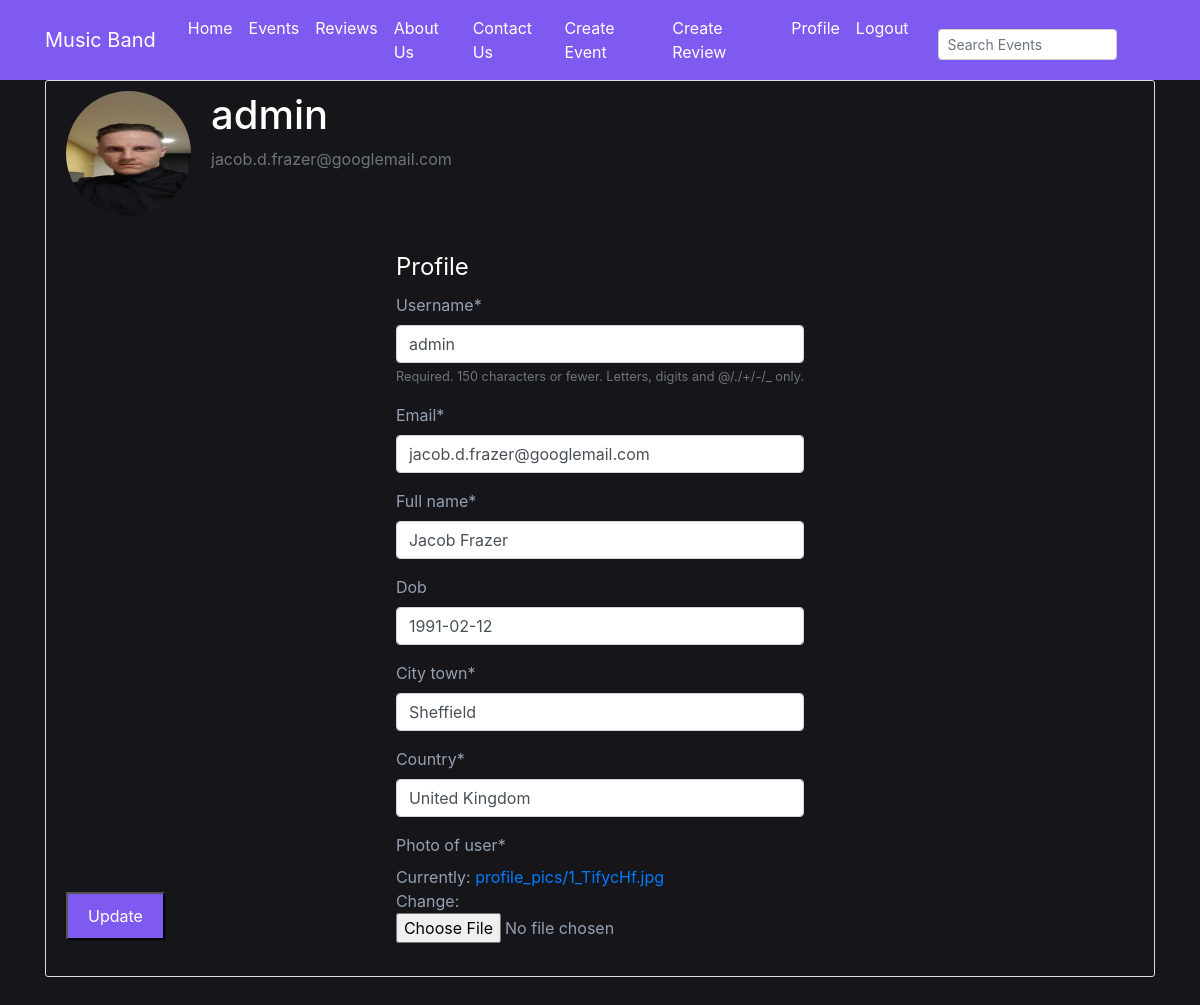
/profile/ (signed in), run on the app's committed database.
### users/models.py (models this page shows, shortened)
class Profile(models.Model):
    user = models.OneToOneField(User, on_delete=models.CASCADE) # OneToOneField used to link the user model to the profile model, if user is deleted the profile will be deleted too
    full_name = models.CharField(max_length=100, default='')
    dob = models.DateField(null=True, blank=True)
    city_town = models.CharField(max_length=100, default='')
    country = models.CharField(max_length=100, default='')
    photo_of_user = models.ImageField(default='default.jpg', upload_to='profile_pics') # uploads to /media/profile_pics or uses default.jpg if no image is uploaded

### users/views.py (the view)
# urls.py: path('profile/', user_views.profile, name='profile'), # maps the profile page to the profile view
@login_required #  login required decorator restricts access to the view to logged in users
def profile(request):
    if request.method == 'POST':
        user_update_form = UserUpdateForm(request.POST, instance=request.user)
        profile_update_form = ProfileUpdateForm(request.POST, request.FILES, instance=request.user.profile)
        if user_update_form.is_valid() and profile_update_form.is_valid(): # checks if the forms are valid
            user_update_form.save() # saves the form to the database
            profile_update_form.save() # saves the form to the database
            messages.success(request, f'Account Updated!') # displays a success message to the user using the messages module
            return redirect('profile') # redirects the user to the profile page
    else:
        user_update_form = UserUpdateForm(instance=request.user) # creates a form with the data from the current user and populates the fields with the data from the current user
        profile_update_form = ProfileUpdateForm(instance=request.user.profile) # creates a form with the data from the current user's profile and populates the fields with the data from the profile
    form_dict = {
        'user_update_form': user_update_form,
        'profile_update_form': profile_update_form
    }
    return render(request, 'users/profile.html', form_dict) # renders the profile.html template

### users/forms.py
class UserUpdateForm(forms.ModelForm):
    email = forms.EmailField()
    class Meta:
        model = User
        fields = ['username', 'email',]

class ProfileUpdateForm(forms.ModelForm):
    class Meta:
        model = Profile
        fields = [ 'full_name', 'dob', 'city_town', 'country', 'photo_of_user']

### users/templates/users/profile.html (shortened to what this page needs)
{% extends "events/base.html" %}
{% load crispy_forms_tags %}
{% block content %}
    <div class="content-section">
        <div class="media">
            <img class="rounded-circle account-img" src="{{ user.profile.photo_of_user.url }}">
            <div class="media-body">
                <h2 class="account-heading">{{ user.username }}</h2>
                <p class="text-secondary">{{ user.email }}</p>
            </div>
        </div>
        <div class="profile-form">
            <form method="POST" enctype="multipart/form-data">
                <div class="form-small">
                    <fieldset class="form-group">
                        <legend style="color:#fffffe;">Profile</legend>
                        {{ user_update_form|crispy }}
                        {{ profile_update_form|crispy }}
                    </fieldset>
                </div>
                <div class="form-group">
                    <button type="submit" class="purple-button">Update</button>
                </div>
            </form>
    </div>
{% endblock content %}

### events/static/events/main.css (style rules this page uses)
body { background: #16161a; color: #333333; margin-top: 5rem; }
h1, h2, h3, h4, h5, h6 { color: #fffffe; }
p { color: #fffffe; }
.content-section { background: #16161a; padding: 10px 20px; border: 1px solid #dddddd; border-radius: 3px; margin-bottom: 20px; padding-bottom: 20px; }
.account-img { height: 125px; width: 125px; margin-right: 20px; margin-bottom: 16px; }
.account-heading { font-size: 2.5rem; }
.form-group { color: #94a1b2; align-items: center; }
.purple-button { background-color: #7f5af0; color: #fffffe; padding: 10px 20px; text-decoration: none; display: flex; justify-content: center; align-items: center; }
.form-small { display: flex; align-items: center; justify-content: center; height: 70vh; }
.profile-form { padding-top: 100px; }

### data on the page
Profile: full_name "Jacob Frazer", dob "1991-02-12", city_town "Sheffield", country "United Kingdom"

### other printed values
{{ user.username }} "admin"
{{ user.email }} "jacob.d.frazer@googlemail.com"
